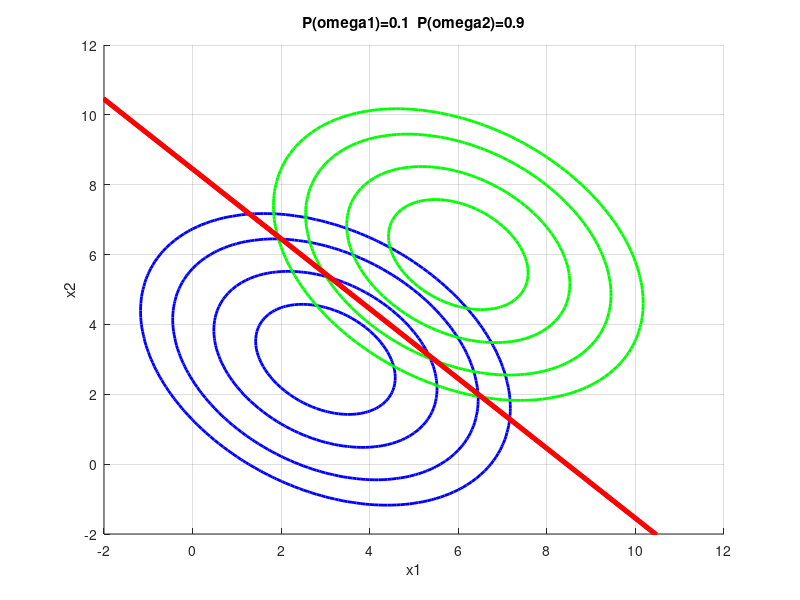
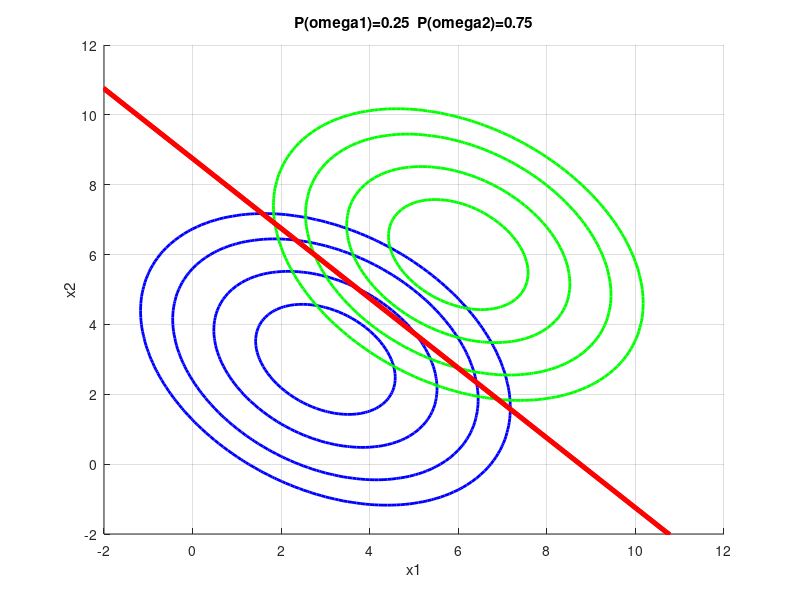
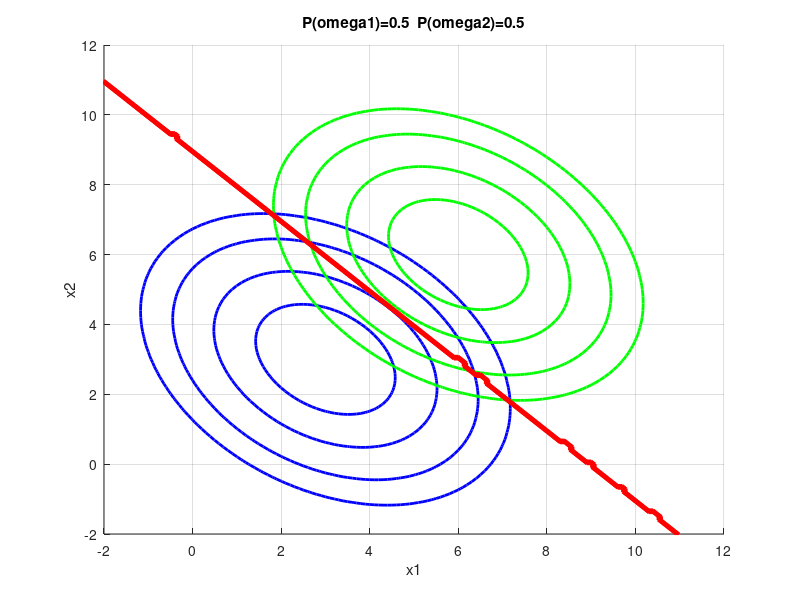
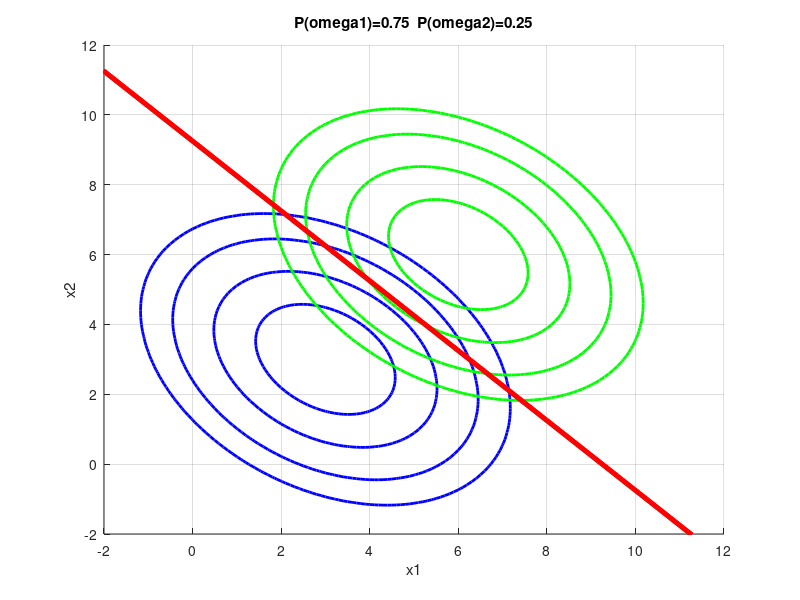

These charts were generated, in order, by the following MATLAB code:
clear ; close all; clc
DT=0.1;
%% Draw the gaussians (likelihoods)
x1=[-2:DT:12]; %Horizontal axis
x2=[-2:DT:12];
[X1,X2]=meshgrid(x1,x2);
mu1 = [3 3];
SIGMA1 = [1.2 -0.4; -0.4 1.2];
mu2 = [6 6];
SIGMA2 = [1.2 0.4; 0.4 1.2];

pY1_1=0.1;
pY2_1=1-pY1_1;
pY1_2=0.25;
pY2_2=1-pY1_2;
pY1_3=0.5;
pY2_3=1-pY1_3;
pY1_4=0.75;
pY2_4=1-pY1_4;
pY1_5=0.9;
pY2_5=1-pY1_5;
Y1=mvnpdf([X1(:) X2(:)],mu1,SIGMA1);
%Y2=mvnpdf([X1(:) X2(:)],mu2,SIGMA2);
Y2=mvnpdf([X1(:) X2(:)],mu2,SIGMA1);
Dif1 = pY1_1.*Y1-pY2_1.*Y2;
Dif2 = pY1_2.*Y1-pY2_2.*Y2;
Dif3 = pY1_3.*Y1-pY2_3.*Y2;
Dif4 = pY1_4.*Y1-pY2_4.*Y2;
Dif5 = pY1_5.*Y1-pY2_5.*Y2;
Y1R=reshape(Y1,length(x2),length(x1));
Y2R=reshape(Y2,length(x2),length(x1));
DifR1=reshape(Dif1,length(x2),length(x1));
DifR2=reshape(Dif2,length(x2),length(x1));
DifR3=reshape(Dif3,length(x2),length(x1));
DifR4=reshape(Dif4,length(x2),length(x1));
DifR5=reshape(Dif5,length(x2),length(x1));

for i=1:size(DifR1,1)
  for j=1:size(DifR1,2)
    if DifR1(i,j)>0
      DifR1(i,j)=1;
    else
      DifR1(i,j)=0;
    endif
    if DifR2(i,j)>0
      DifR2(i,j)=1;
    else
      DifR2(i,j)=0;
    endif
    if DifR3(i,j)>0
      DifR3(i,j)=1;
    else
      DifR3(i,j)=0;
    endif
    if DifR4(i,j)>0
      DifR4(i,j)=1;
    else
      DifR4(i,j)=0;
    endif
    if DifR5(i,j)>0
      DifR5(i,j)=1;
    else
      DifR5(i,j)=0;
    endif
  endfor
endfor

figure(1);hold on;
contour(x1,x2,Y1R,[.0001 .001 .01 .05:.1:.95 .99 .999 .9999],'b','LineWidth',2)
contour(x1,x2,Y2R,[.0001 .001 .01 .05:.1:.95 .99 .999 .9999],'g','LineWidth',2)
contour(x1,x2,DifR1,'r','LineWidth',2)
grid on
title('P(omega1)=0.1  P(omega2)=0.9');
zlabel('f(x1,x2)');
xlabel('x1');
ylabel('x2');

figure(2);hold on;
contour(x1,x2,Y1R,[.0001 .001 .01 .05:.1:.95 .99 .999 .9999],'b','LineWidth',2)
contour(x1,x2,Y2R,[.0001 .001 .01 .05:.1:.95 .99 .999 .9999],'g','LineWidth',2)
contour(x1,x2,DifR2,'r','LineWidth',2)
grid on
title('P(omega1)=0.25  P(omega2)=0.75');
zlabel('f(x1,x2)');
xlabel('x1');
ylabel('x2');

figure(3);hold on;
contour(x1,x2,Y1R,[.0001 .001 .01 .05:.1:.95 .99 .999 .9999],'b','LineWidth',2)
contour(x1,x2,Y2R,[.0001 .001 .01 .05:.1:.95 .99 .999 .9999],'g','LineWidth',2)
contour(x1,x2,DifR3,'r','LineWidth',2)
grid on
title('P(omega1)=0.5  P(omega2)=0.5');
zlabel('f(x1,x2)');
xlabel('x1');
ylabel('x2');

figure(4);hold on;
contour(x1,x2,Y1R,[.0001 .001 .01 .05:.1:.95 .99 .999 .9999],'b','LineWidth',2)
contour(x1,x2,Y2R,[.0001 .001 .01 .05:.1:.95 .99 .999 .9999],'g','LineWidth',2)
contour(x1,x2,DifR4,'r','LineWidth',2)
grid on
title('P(omega1)=0.75  P(omega2)=0.25');
zlabel('f(x1,x2)');
xlabel('x1');
ylabel('x2');

figure(5);hold on;
contour(x1,x2,Y1R,[.0001 .001 .01 .05:.1:.95 .99 .999 .9999],'b','LineWidth',2)
contour(x1,x2,Y2R,[.0001 .001 .01 .05:.1:.95 .99 .999 .9999],'g','LineWidth',2)
contour(x1,x2,DifR5,'r','LineWidth',2)
grid on
title('P(omega1)=0.9  P(omega2)=0.1');
zlabel('f(x1,x2)');
xlabel('x1');
ylabel('x2');
